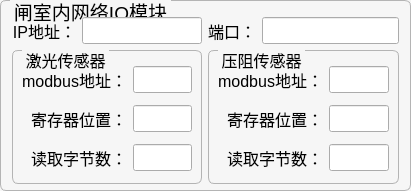
  <widget class="QGroupBox" name="groupBox_4">
   <property name="geometry">
    <rect>
     <x>260</x>
     <y>10</y>
     <width>411</width>
     <height>191</height>
    </rect>
   </property>
   <property name="font">
    <font>
     <pointsize>14</pointsize>
    </font>
   </property>
   <property name="styleSheet">
    <string notr="true">QGroupBox {
	background-color: #f6f6f6;
    border-width: 1px;
    border-radius: 6px;
   border-style:solid;
  border-color: #b4b4b4;
  margin-top: 2ex;
}
QGroupBox::title {
     subcontrol-origin: margin;
     subcontrol-position: top left;
   left:10px;
     margin-left: 0px;
     padding:0 1px;
}</string>
   </property>
   <property name="title">
    <string>闸室内网络IO模块</string>
   </property>
   <layout class="QGridLayout" name="gridLayout_7">
    <property name="topMargin">
     <number>16</number>
    </property>
    <property name="bottomMargin">
     <number>6</number>
    </property>
    <item row="0" column="0">
     <widget class="QLabel" name="label_30">
      <property name="font">
       <font>
        <pointsize>12</pointsize>
       </font>
      </property>
      <property name="text">
       <string>IP地址：</string>
      </property>
      <property name="alignment">
       <set>Qt::AlignRight|Qt::AlignTrailing|Qt::AlignVCenter</set>
      </property>
     </widget>
    </item>
    <item row="0" column="1">
     <widget class="QLineEdit" name="lineEdit_inside_IO_host">
      <property name="font">
       <font>
        <pointsize>12</pointsize>
       </font>
      </property>
      <property name="text">
       <string/>
      </property>
      <property name="alignment">
       <set>Qt::AlignCenter</set>
      </property>
     </widget>
    </item>
    <item row="0" column="2">
     <widget class="QLabel" name="label_33">
      <property name="font">
       <font>
        <pointsize>12</pointsize>
       </font>
      </property>
      <property name="text">
       <string>端口：</string>
      </property>
      <property name="alignment">
       <set>Qt::AlignRight|Qt::AlignTrailing|Qt::AlignVCenter</set>
      </property>
     </widget>
    </item>
    <item row="0" column="3">
     <widget class="QLineEdit" name="lineEdit_inside_IO_port">
      <property name="sizePolicy">
       <sizepolicy hsizetype="Expanding" vsizetype="Fixed">
        <horstretch>0</horstretch>
        <verstretch>0</verstretch>
       </sizepolicy>
      </property>
      <property name="font">
       <font>
        <pointsize>12</pointsize>
       </font>
      </property>
      <property name="text">
       <string/>
      </property>
      <property name="alignment">
       <set>Qt::AlignCenter</set>
      </property>
     </widget>
    </item>
    <item row="1" column="2" rowspan="3" colspan="2">
     <widget class="QGroupBox" name="groupBox_10">
      <property name="font">
       <font>
        <pointsize>12</pointsize>
       </font>
      </property>
      <property name="title">
       <string>压阻传感器</string>
      </property>
      <layout class="QGridLayout" name="gridLayout_9">
       <property name="bottomMargin">
        <number>6</number>
       </property>
       <item row="0" column="0">
        <widget class="QLabel" name="label_34">
         <property name="font">
          <font>
           <pointsize>12</pointsize>
          </font>
         </property>
         <property name="text">
          <string>modbus地址：</string>
         </property>
         <property name="alignment">
          <set>Qt::AlignRight|Qt::AlignTrailing|Qt::AlignVCenter</set>
         </property>
        </widget>
       </item>
       <item row="0" column="1">
        <widget class="QLineEdit" name="lineEdit_inside_pressure_address">
         <property name="font">
          <font>
           <pointsize>12</pointsize>
          </font>
         </property>
         <property name="alignment">
          <set>Qt::AlignCenter</set>
         </property>
        </widget>
       </item>
       <item row="1" column="0">
        <widget class="QLabel" name="label_35">
         <property name="font">
          <font>
           <pointsize>12</pointsize>
          </font>
         </property>
         <property name="text">
          <string>寄存器位置：</string>
         </property>
         <property name="alignment">
          <set>Qt::AlignRight|Qt::AlignTrailing|Qt::AlignVCenter</set>
         </property>
        </widget>
       </item>
       <item row="1" column="1">
        <widget class="QLineEdit" name="lineEdit_inside_pressure_register">
         <property name="font">
          <font>
           <pointsize>12</pointsize>
          </font>
         </property>
         <property name="alignment">
          <set>Qt::AlignCenter</set>
         </property>
        </widget>
       </item>
       <item row="2" column="0">
        <widget class="QLabel" name="label_37">
         <property name="font">
          <font>
           <pointsize>12</pointsize>
          </font>
         </property>
         <property name="text">
          <string>读取字节数：</string>
         </property>
         <property name="alignment">
          <set>Qt::AlignRight|Qt::AlignTrailing|Qt::AlignVCenter</set>
         </property>
        </widget>
       </item>
       <item row="2" column="1">
        <widget class="QLineEdit" name="lineEdit_inside_pressure_size">
         <property name="font">
          <font>
           <pointsize>12</pointsize>
          </font>
         </property>
         <property name="alignment">
          <set>Qt::AlignCenter</set>
         </property>
        </widget>
       </item>
      </layout>
     </widget>
    </item>
    <item row="1" column="0" rowspan="3" colspan="2">
     <widget class="QGroupBox" name="groupBox_9">
      <property name="font">
       <font>
        <pointsize>12</pointsize>
       </font>
      </property>
      <property name="title">
       <string>激光传感器</string>
      </property>
      <layout class="QGridLayout" name="gridLayout_8">
       <property name="bottomMargin">
        <number>6</number>
       </property>
       <item row="0" column="0">
        <widget class="QLabel" name="label_32">
         <property name="font">
          <font>
           <pointsize>12</pointsize>
          </font>
         </property>
         <property name="text">
          <string>modbus地址：</string>
         </property>
         <property name="alignment">
          <set>Qt::AlignRight|Qt::AlignTrailing|Qt::AlignVCenter</set>
         </property>
        </widget>
       </item>
       <item row="0" column="1">
        <widget class="QLineEdit" name="lineEdit_inside_laser_address">
         <property name="font">
          <font>
           <pointsize>12</pointsize>
          </font>
         </property>
         <property name="text">
          <string/>
         </property>
         <property name="alignment">
          <set>Qt::AlignCenter</set>
         </property>
        </widget>
       </item>
       <item row="1" column="0">
        <widget class="QLabel" name="label_31">
         <property name="font">
          <font>
           <pointsize>12</pointsize>
          </font>
         </property>
         <property name="text">
          <string>寄存器位置：</string>
         </property>
         <property name="alignment">
          <set>Qt::AlignRight|Qt::AlignTrailing|Qt::AlignVCenter</set>
         </property>
        </widget>
       </item>
       <item row="1" column="1">
        <widget class="QLineEdit" name="lineEdit_inside_laser_register">
         <property name="font">
          <font>
           <pointsize>12</pointsize>
          </font>
         </property>
         <property name="text">
          <string/>
         </property>
         <property name="alignment">
          <set>Qt::AlignCenter</set>
         </property>
        </widget>
       </item>
       <item row="2" column="0">
        <widget class="QLabel" name="label_36">
         <property name="font">
          <font>
           <pointsize>12</pointsize>
          </font>
         </property>
         <property name="text">
          <string>读取字节数：</string>
         </property>
         <property name="alignment">
          <set>Qt::AlignRight|Qt::AlignTrailing|Qt::AlignVCenter</set>
         </property>
        </widget>
       </item>
       <item row="2" column="1">
        <widget class="QLineEdit" name="lineEdit_inside_laser_size">
         <property name="font">
          <font>
           <pointsize>12</pointsize>
          </font>
         </property>
         <property name="text">
          <string/>
         </property>
         <property name="alignment">
          <set>Qt::AlignCenter</set>
         </property>
        </widget>
       </item>
      </layout>
     </widget>
    </item>
   </layout>
  </widget>
